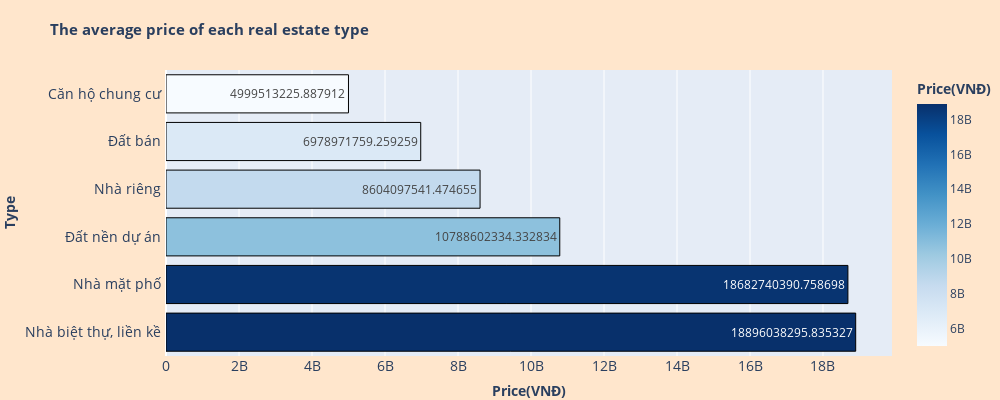

The notebook cell this image was saved under:
### Code cell
fig = px.bar(price_by_type_df ,
                x = 'Price(VNĐ)', 
                y = 'Type',
                text='Price(VNĐ)',
                labels={'Price(VNĐ)': '<b>Price(VNĐ)</b>', 'Type': '<b>Type</b>'},
                color='Price(VNĐ)',
                color_continuous_scale='Blues'
                )

fig.update_layout(
    title_text= f'<b>The average price of each real estate type </b>',
    title_font_size=15,
    width=1000,
    height= 400,
    margin=dict(l=20, r=30, t=70, b=0),
    paper_bgcolor='#ffe6cc',
    xaxis=dict(tickfont=dict(size=14)),
    yaxis=dict(tickfont=dict(size=14), ticksuffix = " "),
)
fig.update_traces(marker_line_color='black', marker_line_width=1, hovertemplate='The average price of <b>%{y}</b> is %{x}')

fig.show()

### Figure 1 — Plotly figure (JSON) as saved in the notebook; plotly's stock layout.template omitted (floating-point values rounded to 4 significant figures)
{"data": [{"alignmentgroup": "True", "hovertemplate": "The average price of <b>%{y}</b> is %{x}", "legendgroup": "", "marker": {"color": [18900000000.0, 18680000000.0, 10790000000.0, 8604000000.0, 6979000000.0, 5000000000.0], "coloraxis": "coloraxis", "line": {"color": "black", "width": 1}, "pattern": {"shape": ""}}, "name": "", "offsetgroup": "", "orientation": "h", "showlegend": false, "text": [18900000000.0, 18680000000.0, 10790000000.0, 8604000000.0, 6979000000.0, 5000000000.0], "textposition": "auto", "type": "bar", "x": [18900000000.0, 18680000000.0, 10790000000.0, 8604000000.0, 6979000000.0, 5000000000.0], "xaxis": "x", "y": ["Nhà biệt thự, liền kề", "Nhà mặt phố", "Đất nền dự án", "Nhà riêng", "Đất bán", "Căn hộ chung cư"], "yaxis": "y"}], "layout": {"barmode": "relative", "coloraxis": {"colorbar": {"title": {"text": "<b>Price(VNĐ)</b>"}}, "colorscale": [[0, "rgb(247,251,255)"], [0.125, "rgb(222,235,247)"], [0.25, "rgb(198,219,239)"], [0.375, "rgb(158,202,225)"], [0.5, "rgb(107,174,214)"], [0.625, "rgb(66,146,198)"], [0.75, "rgb(33,113,181)"], [0.875, "rgb(8,81,156)"], [1, "rgb(8,48,107)"]]}, "height": 400, "legend": {"tracegroupgap": 0}, "margin": {"b": 0, "l": 20, "r": 30, "t": 70}, "paper_bgcolor": "#ffe6cc", "title": {"font": {"size": 15}, "text": "<b>The average price of each real estate type </b>"}, "width": 1000, "xaxis": {"anchor": "y", "domain": [0, 1], "tickfont": {"size": 14}, "title": {"text": "<b>Price(VNĐ)</b>"}}, "yaxis": {"anchor": "x", "domain": [0, 1], "tickfont": {"size": 14}, "ticksuffix": " ", "title": {"text": "<b>Type</b>"}}}}
